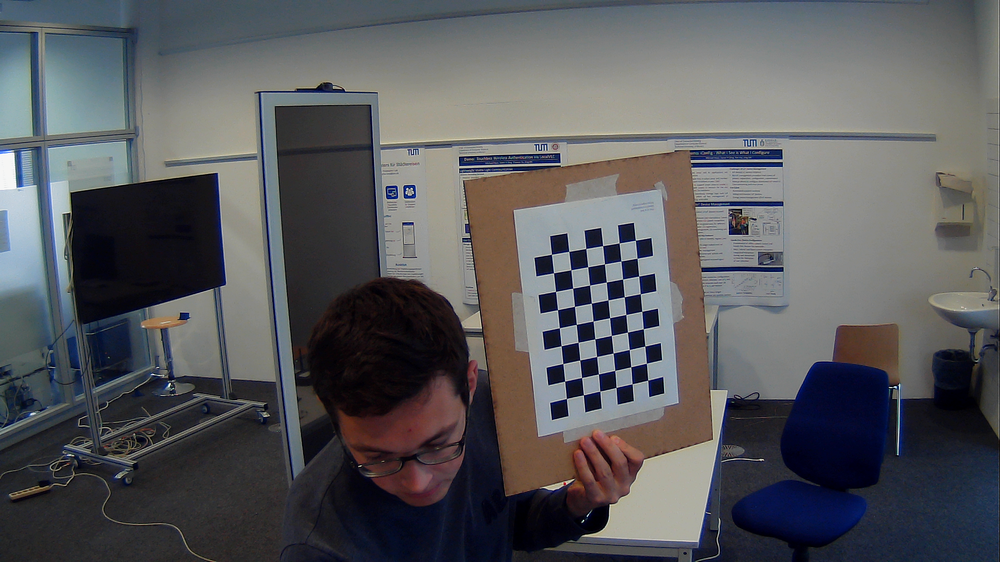
#> input picture calibration/right/chessplate_calibration_0.png, 1000 x 562 px, shrunk from 1920 x 1080 before the run; its folder holds only this picture in this run
$ python remove_bad_calibration.py
#> lines starting #> are read from the running program, lines starting #| are printed output that depends on the picture
# source: https://opencv-python-tutroals.readthedocs.io/en/latest/py_tutorials/py_calib3d/py_calibration/py_calibration.html
import numpy as np
import cv2
import glob

# termination criteria
criteria = (cv2.TERM_CRITERIA_EPS + cv2.TERM_CRITERIA_MAX_ITER, 30, 0.001)

# prepare object points, like (0,0,0), (1,0,0), (2,0,0) ....,(5,8,0)
objp = np.zeros((6*9, 3), np.float32)
objp[:, :2] = np.mgrid[0:6, 0:9].T.reshape(-1, 2)

# Arrays to store object points and image points from all the images.
objpoints = []  # 3d point in real world space
imgpoints = []  # 2d points in image plane.

cv2.namedWindow("Window")

images = glob.glob('right/*.png')

for fname in images:
    img = cv2.imread(fname)
#> img is the input picture: shape (562, 1000, 3); mean B, G, R 91.6, 88.4, 87.9
    cv2.imshow('Window', img)
    gray = cv2.cvtColor(img, cv2.COLOR_BGR2GRAY)
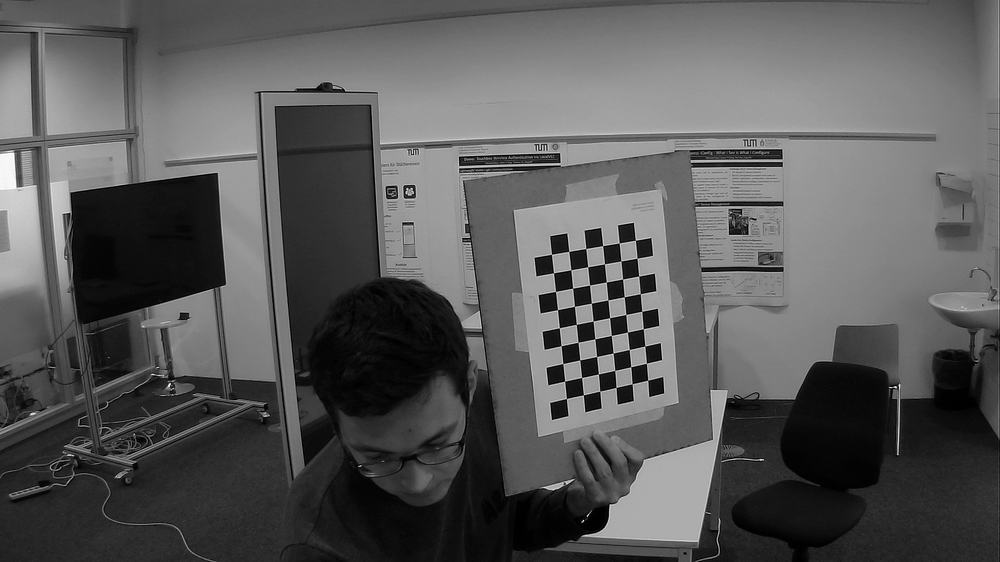
#> gray: shape (562, 1000); min 0, max 255, mean 88.6

    # Find the chess board corners
    ret, corners = cv2.findChessboardCorners(gray, (6, 9), None)
#> ret = True; corners = 54 rows, first 8: [647.6, 380.2], [632.1, 383.8], [616, 387.4], [599.8, 391.1], [583.4, 394.7], [566.4, 398.5], [646.4, 363.3], [630.7, 366.7]

    # If found, add object points, image points (after refining them)
    if ret == True:
        objpoints.append(objp)

        corners2 = cv2.cornerSubPix(
            gray, corners, (11, 11), (-1, -1), criteria)
#> corners2 = 54 rows, first 8: [647.7, 380.2], [632.1, 383.8], [616.1, 387.4], [599.7, 391.2], [583.4, 394.8], [566.4, 398.5], [646.4, 363.3], [630.8, 366.7]
        imgpoints.append(corners2)

        # Draw and display the corners
        img = cv2.drawChessboardCorners(img, (6, 9), corners2, ret)
        cv2.putText(img, fname, (50, 50), cv2.FONT_HERSHEY_SIMPLEX,
                    1, (0, 0, 0), 2, cv2.LINE_AA)
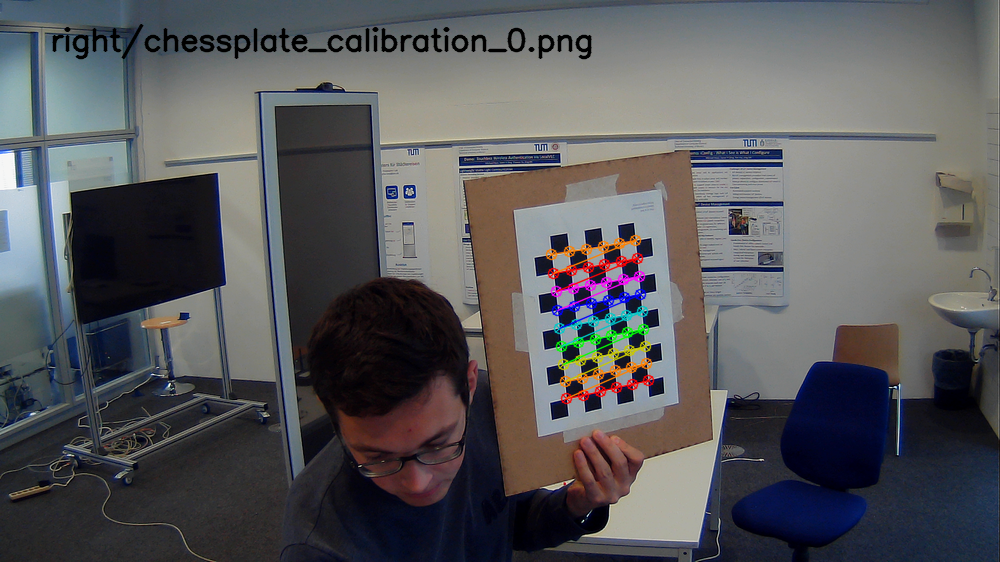
#> img: shape (562, 1000, 3); mean B, G, R 90.5, 87.7, 87.8
        cv2.imshow('Window', img)
        cv2.waitKey(0)

cv2.destroyAllWindows()

$ run again, on calibration/right/chessplate_calibration_12.png
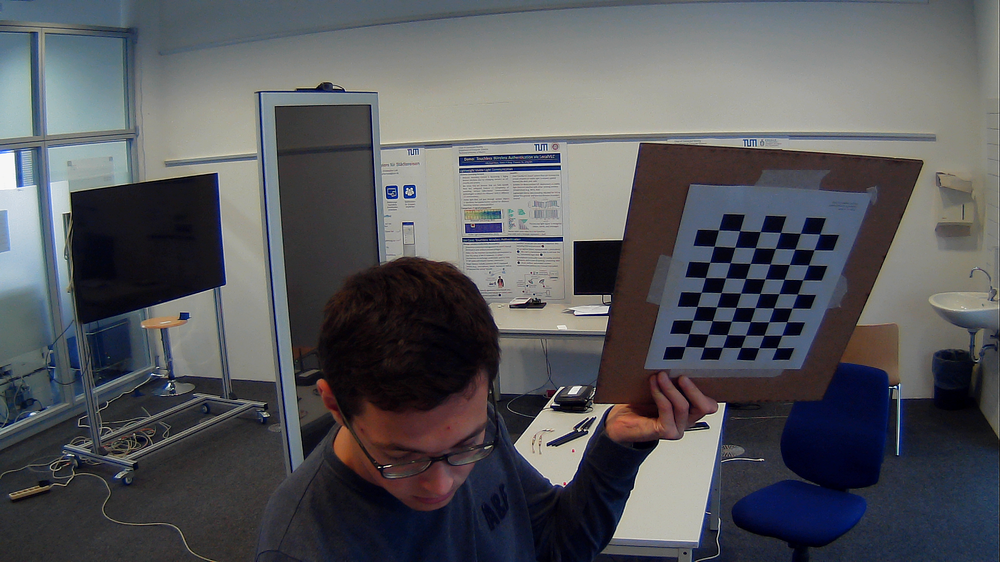
#> input picture calibration/right/chessplate_calibration_12.png, 1000 x 562 px, shrunk from 1920 x 1080 before the run
#> img is the input picture: shape (562, 1000, 3); mean B, G, R 90.8, 86.6, 85.7
#> `gray = cv2.cvtColor(img, cv2.COLOR_BGR2GRAY)`:
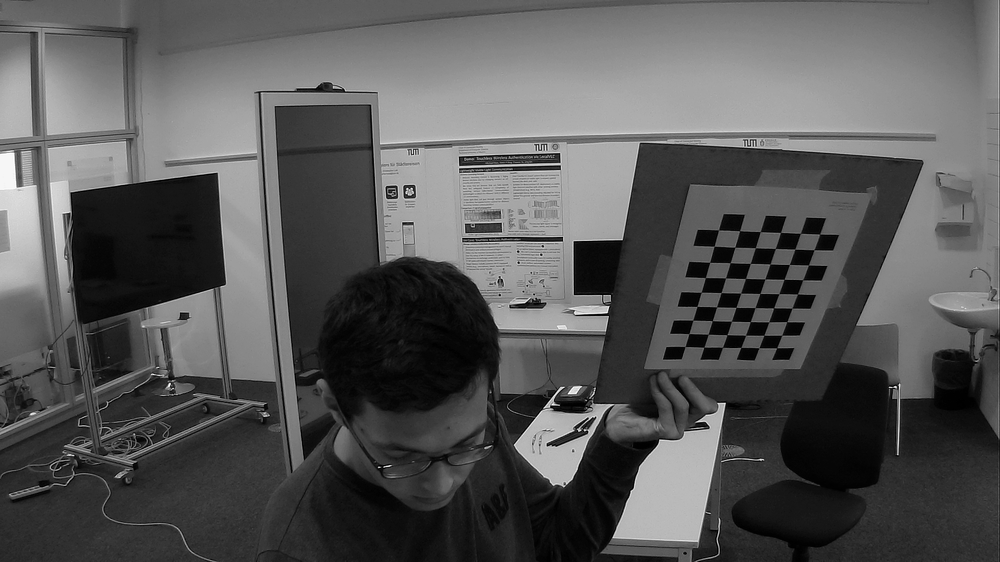
#> gray: shape (562, 1000); min 0, max 255, mean 86.8
#> ret = True; corners = 54 rows, first 8: [776.6, 347.7], [759, 347.7], [740.9, 347.4], [722.5, 347.4], [703.8, 347.2], [685.1, 346.6], [781.6, 335.3], [763.9, 335.2]
#> corners2 = 54 rows, first 8: [775.3, 351.3], [759, 347.8], [739.2, 350.7], [722.3, 348.4], [702.8, 350.7], [685.2, 346.5], [781.8, 335.2], [761.4, 341.3]
#> `cv2.putText(img, fname, (50, 50), cv2.FONT_HERSHEY_SIMPLEX, 1, (0, 0, ..`:
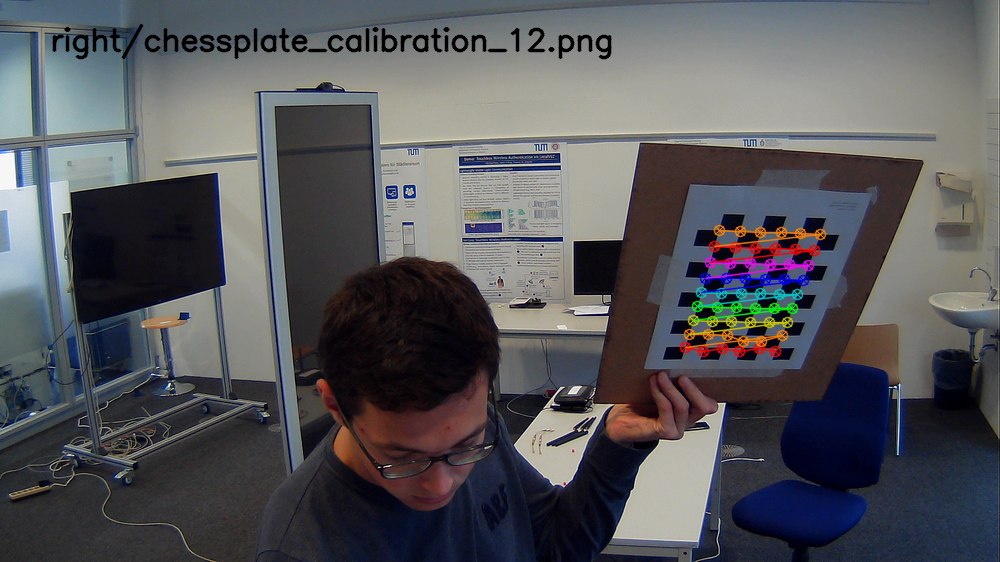
#> img: shape (562, 1000, 3); mean B, G, R 90, 86.1, 85.9

$ run again, on calibration/right/chessplate_calibration_14.png
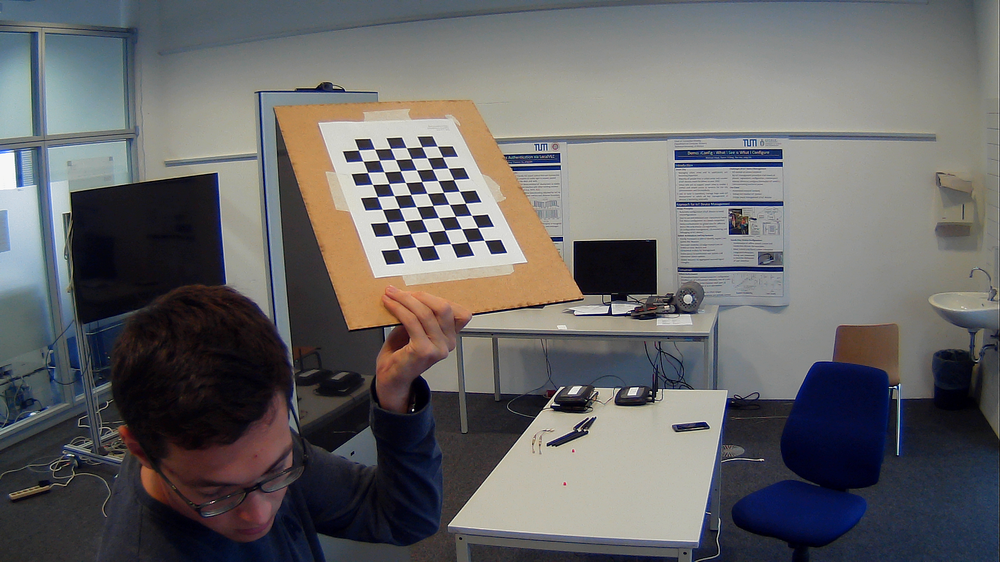
#> input picture calibration/right/chessplate_calibration_14.png, 1000 x 562 px, shrunk from 1920 x 1080 before the run
#> img is the input picture: shape (562, 1000, 3); mean B, G, R 102.3, 101.4, 102.3
#> `gray = cv2.cvtColor(img, cv2.COLOR_BGR2GRAY)`:
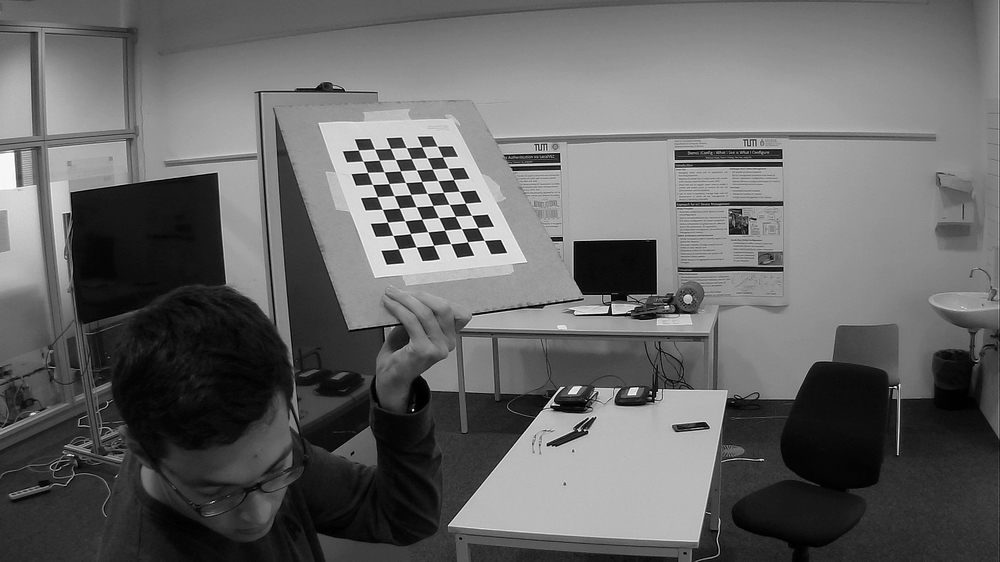
#> gray: shape (562, 1000); min 0, max 255, mean 101.8
#> ret = True; corners = 54 rows, first 8: [484.2, 240.4], [467.6, 241.8], [450.7, 243.7], [433.5, 245.3], [416.3, 246.9], [398.4, 248.8], [477.7, 227.5], [461.5, 228.7]
#> corners2 = 54 rows, first 8: [484.3, 240.3], [467.6, 241.7], [450.6, 243.6], [433.6, 245.3], [416.2, 246.8], [398.5, 248.8], [478.1, 227.3], [461.5, 228.5]
#> `cv2.putText(img, fname, (50, 50), cv2.FONT_HERSHEY_SIMPLEX, 1, (0, 0, ..`:
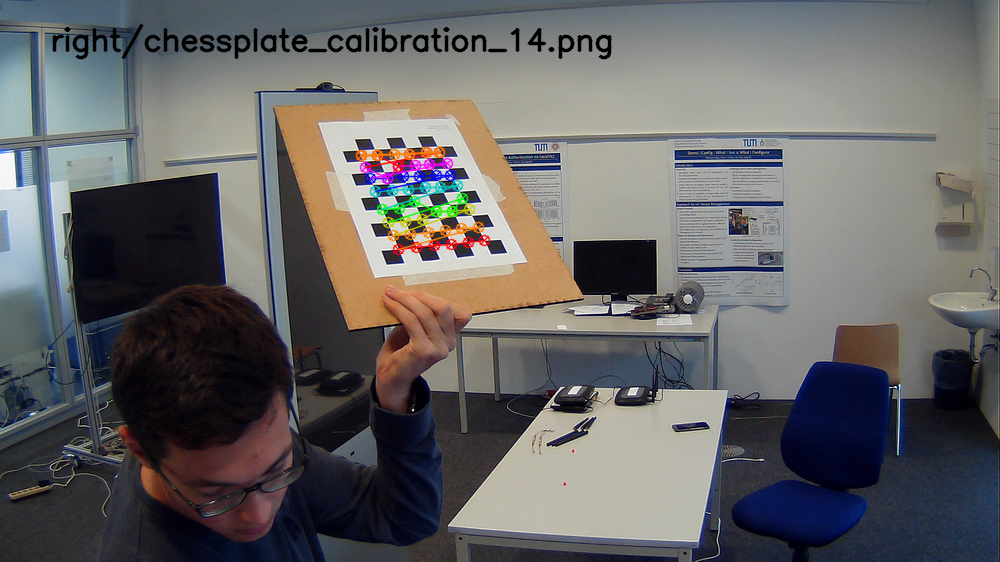
#> img: shape (562, 1000, 3); mean B, G, R 100.9, 100.3, 101.5
